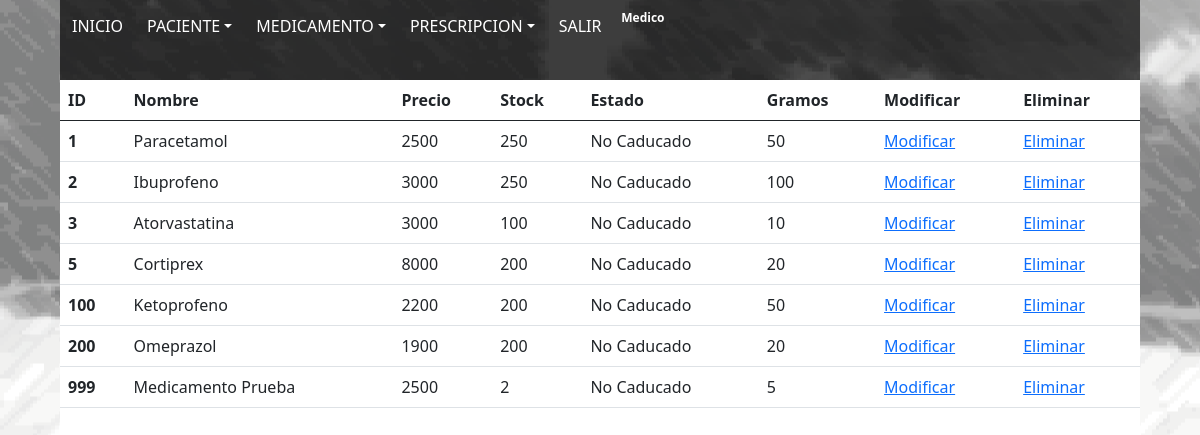
Page /listmedicamentos (signed in) on the committed database.
### CesfamApp/models.py (models this page shows, shortened)
class MEDICAMENTO(models.Model):
    id_medicamento = models.IntegerField(primary_key=True,verbose_name='Id de medicamento')
    nombre_medicamento = models.CharField(max_length=50,verbose_name='Nombre del medicamento')
    precio_medicamento = models.IntegerField(verbose_name='Precio del medicamento')
    stock_medicamento = models.IntegerField(verbose_name='Stock del medicamento')
    estado_medicamento = models.CharField(max_length=12,verbose_name='Estado del medicamento')
    gramos_medicamento = models.IntegerField(verbose_name='Gramos del medicamento')

### CesfamApp/views.py (the view)
# urls.py: path('listmedicamentos',listmedicamentos,name="listmedicamentos"),
def listmedicamentos(request):
    medicamento = MEDICAMENTO.objects.all
    datos = {
        'medicamento': medicamento
    }
    return render(request,'CesfamWeb/listmedicamentos.html',datos)

### CesfamApp/templates/CesfamWeb/listmedicamentos.html (shortened to what this page needs)
{% load static %}
<!DOCTYPE html>
<html lang="es">
<head>
    <link rel="stylesheet" href="{% static 'css/bootstrap.css' %}">
    <link rel="stylesheet" href="{% static 'css/style.css' %}">
</head>
<body>
    <div id="div1">
        <nav class="navbar navbar-expand-lg navbar-light bg-light float-left">
            <div class="collapse navbar-collapse" id="navbarSupportedContent">
                <ul class="navbar-nav mr-auto">
                    <a href="{%url 'home'%}"><button class="btn btn-secondary algo" type="button" id="dropdownMenu2" aria-haspopup="true" aria-expanded="false">INICIO</button></a>{% if request.user.is_authenticated %}
                    <div class="dropdown">
                        <button class="btn btn-secondary dropdown-toggle algo" type="button" id="dropdownMenu2" data-toggle="dropdown" aria-haspopup="true" aria-expanded="false">PACIENTE</button>
                    </div>
                    <div class="dropdown">
                        <button class="btn btn-secondary dropdown-toggle algo" type="button" id="dropdownMenu2" data-toggle="dropdown" aria-haspopup="true" aria-expanded="false">MEDICAMENTO</button>
                    </div>
                    <div class="dropdown">
                        <button class="btn btn-secondary dropdown-toggle algo" type="button" id="dropdownMenu2" data-toggle="dropdown" aria-haspopup="true" aria-expanded="false">PRESCRIPCION</button>
                    </div>{% endif %} {% if request.user.is_authenticated %}
                    <a href="{% url 'logout' %}"><button class="btn btn-secondary algo" type="button" id="dropdownMenu2" aria-haspopup="true" aria-expanded="false">SALIR</button></a>
                    <span class="badge red z-depth-1 mr-1"> {{ user }} </span>{% else %}
                    <a href="{% url 'login' %}"><button class="btn btn-secondary algo" type="button" id="dropdownMenu2" aria-haspopup="true" aria-expanded="false">CONECTARSE</button></a>{% endif %}
                </ul>
            </div>
        </nav>
    </div>
    <div id="divlist">
        <table class="table">
            <thead>
                <tr>
                    <th scope="col">ID</th>
                    <th scope="col">Nombre</th>
                    <th scope="col">Precio</th>
                    <th scope="col">Stock</th>
                    <th scope="col">Estado</th>
                    <th scope="col">Gramos</th>
                    <th scope="col">Modificar</th>
                    <th scope="col">Eliminar</th>
                </tr>
            </thead>
            <tbody>
                {% for m in medicamento%}
                <tr>
                    <th>{{m.id_medicamento}}</th>
                    <td>{{m.nombre_medicamento}}</td>
                    <td>{{m.precio_medicamento}}</td>
                    <td>{{m.stock_medicamento}}</td>
                    <td>{{m.estado_medicamento}}</td>
                    <td>{{m.gramos_medicamento}}</td>
                    <td>
                        <a href="{%url 'form_mod_medicamento' m.id_medicamento %}">Modificar</a>
                    </td>
                    <td>
                        <a href="{%url 'form_del_medicamento' m.id_medicamento %}">Eliminar</a>
                    </td>
                </tr>
                {% endfor %}
            </tbody>
        </table>
    </div>
</body>
</html>

### CesfamApp/static/css/style.css (style rules this page uses)
body { background-image: url(../img/fondo_taller-06.png); background-position: center center; }
#div1 { position: absolute; height: 10%; left: 5%; width: 90%; top: 0%; background-color: #000000ad; z-index: 9999; }
.navbar { color: #000000b2; background-color: transparent !important; }
.algo { background-color: transparent !important; border: none; background-size: 95%; background-repeat: no-repeat; background-position: center; color: white !important; }
#divlist { position: absolute; background-color: #ffffff; height: 90%; left: 5%; width: 90%; top: 10%; }

### rows in the picture
MEDICAMENTO: id_medicamento "1", nombre_medicamento "Paracetamol", precio_medicamento "2500", stock_medicamento "250", estado_medicamento "No Caducado", gramos_medicamento "50"
MEDICAMENTO: id_medicamento "2", nombre_medicamento "Ibuprofeno", precio_medicamento "3000", stock_medicamento "250", estado_medicamento "No Caducado", gramos_medicamento "100"
MEDICAMENTO: id_medicamento "3", nombre_medicamento "Atorvastatina", precio_medicamento "3000", stock_medicamento "100", estado_medicamento "No Caducado", gramos_medicamento "10"
MEDICAMENTO: id_medicamento "5", nombre_medicamento "Cortiprex", precio_medicamento "8000", stock_medicamento "200", estado_medicamento "No Caducado", gramos_medicamento "20"
MEDICAMENTO: id_medicamento "100", nombre_medicamento "Ketoprofeno", precio_medicamento "2200", stock_medicamento "200", estado_medicamento "No Caducado", gramos_medicamento "50"
MEDICAMENTO: id_medicamento "200", nombre_medicamento "Omeprazol", precio_medicamento "1900", stock_medicamento "200", estado_medicamento "No Caducado", gramos_medicamento "20"
MEDICAMENTO: id_medicamento "999", nombre_medicamento "Medicamento Prueba", precio_medicamento "2500", stock_medicamento "2", estado_medicamento "No Caducado", gramos_medicamento "5"

### other values in the picture
{{ user }} "Medico"
